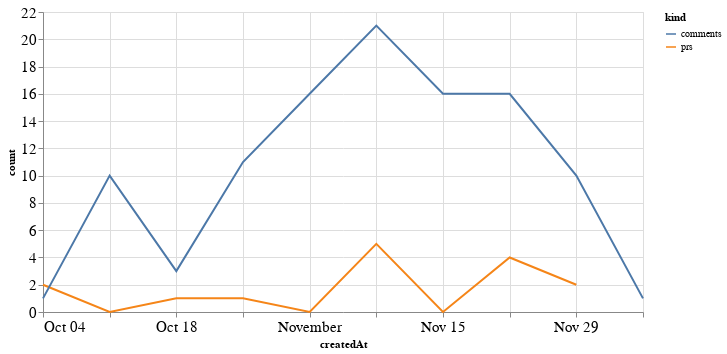

Notebook code cell kept with this figure:
### Code cell
alt.Chart(total_time, width=600).mark_line().encode(
    x='createdAt',
    y='count',
    color='kind'
)

### Figure 1 — Vega-Lite specification as saved in the notebook (floating-point values rounded to 4 significant figures)
{"config": {"axisLeft": {"labelFontSize": 15}, "axisBottom": {"labelFontSize": 15}}, "data": {"name": "data-b795c3dd35d627a58a93d87f6ff88368"}, "mark": "line", "encoding": {"color": {"type": "nominal", "field": "kind"}, "x": {"type": "temporal", "field": "createdAt"}, "y": {"type": "quantitative", "field": "count"}}, "width": 600, "$schema": "https://vega.github.io/schema/vega-lite/v4.8.1.json", "datasets": {"data-b795c3dd35d627a58a93d87f6ff88368": [{"createdAt": "2020-10-04T00:00:00", "kind": "prs", "count": 2.0}, {"createdAt": "2020-10-11T00:00:00", "kind": "prs", "count": 0.0}, {"createdAt": "2020-10-18T00:00:00", "kind": "prs", "count": 1.0}, {"createdAt": "2020-10-25T00:00:00", "kind": "prs", "count": 1.0}, {"createdAt": "2020-11-01T00:00:00", "kind": "prs", "count": 0.0}, {"createdAt": "2020-11-08T00:00:00", "kind": "prs", "count": 5.0}, {"createdAt": "2020-11-15T00:00:00", "kind": "prs", "count": 0.0}, {"createdAt": "2020-11-22T00:00:00", "kind": "prs", "count": 4.0}, {"createdAt": "2020-11-29T00:00:00", "kind": "prs", "count": 2.0}, {"createdAt": "2020-12-06T00:00:00", "kind": "prs", "count": null}, {"createdAt": "2020-10-04T00:00:00", "kind": "comments", "count": 1.0}, {"createdAt": "2020-10-11T00:00:00", "kind": "comments", "count": 10.0}, {"createdAt": "2020-10-18T00:00:00", "kind": "comments", "count": 3.0}, {"createdAt": "2020-10-25T00:00:00", "kind": "comments", "count": 11.0}, {"createdAt": "2020-11-01T00:00:00", "kind": "comments", "count": 16.0}, {"createdAt": "2020-11-08T00:00:00", "kind": "comments", "count": 21.0}, {"createdAt": "2020-11-15T00:00:00", "kind": "comments", "count": 16.0}, {"createdAt": "2020-11-22T00:00:00", "kind": "comments", "count": 16.0}, {"createdAt": "2020-11-29T00:00:00", "kind": "comments", "count": 10.0}, {"createdAt": "2020-12-06T00:00:00", "kind": "comments", "count": 1.0}]}}
